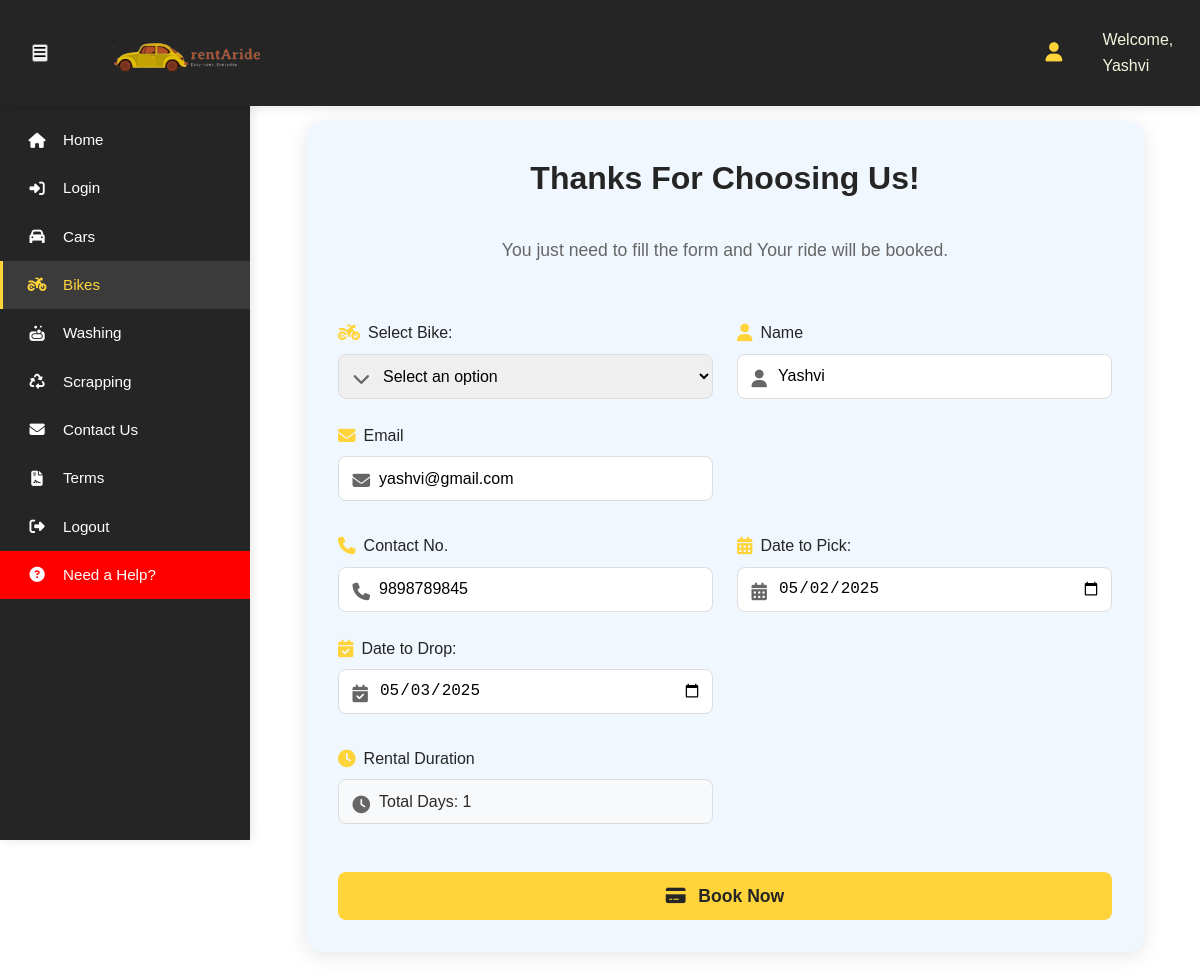
The app's page /bike_booking.php (signed in) with its own data.
### tables this page shows
CREATE TABLE `user` (
  `user_name` text NOT NULL,
  `user_id` text NOT NULL,
  `email` text NOT NULL,
  `contact` decimal(10,0) NOT NULL,
  `address` text NOT NULL,
  `user_state` text NOT NULL,
  `user_city` text DEFAULT NULL,
  `user_aadhr` decimal(2,0) NOT NULL,
  `user_pass` text NOT NULL,
  `user_profile` longblob NOT NULL,
  `user_license` longblob NOT NULL,
  `booked_car` int(2) NOT NULL DEFAULT 0,
  `booked_bike` int(2) NOT NULL
);

### bike_booking.php (the view, shortened to what this page needs)
<?php
$servername = "localhost";
$username = "root";
$password = "";
$dbname = "rentaride";
$conn = new mysqli($servername, $username, $password, $dbname);
$UserName = $_SESSION['username'];
$sqlUser = "SELECT * FROM user WHERE email = ?";
$stmt = $conn->prepare($sqlUser);
$stmt->bind_param("s", $UserName);
$stmt->execute();
$resultUser = $stmt->get_result();
$data = array();
while ($rowUser = $resultUser->fetch_assoc()) {
    $data[] = $rowUser;
}
?>
<html>
<head>
    <link rel="stylesheet" href="poppins.css" type="text/css" media="all">
	<link rel="stylesheet" href="https://cdnjs.cloudflare.com/ajax/libs/font-awesome/6.7.1/css/all.min.css">
    <link rel="stylesheet" href="montserrat.css" type="text/css" media="all">
</head>
<body>
    <header class="header">
        <div class="header-top">
            <div class="logo-container">
                <button class="nav-toggle" id="navToggle">
                    <i class="fas fa-bars"></i>
                </button>
                <div class="logo">
                    <img src="images/logo1_B.png" alt="RentARide Logo">
                </div>
                <div class="contact-info">
                    <i class="fa-solid fa-user"></i>
                    <span>Welcome, <?php echo isset($_SESSION["nameTodisplay"]) ? $_SESSION["nameTodisplay"] : "Guest"; ?></span>
                </div>
            </div>
        </div>
    </header>
    <nav class="nav" id="mainNav">
        <ul class="nav-list">
            <li class="nav-item"><a href="index.php" class="nav-link"><i class="fas fa-home"></i>Home</a></li>
            <li class="nav-item"><a href="login.php" class="nav-link"><i class="fas fa-sign-in-alt"></i>Login</a></li>
            <li class="nav-item"><a href="cars.php" class="nav-link"><i class="fas fa-car"></i>Cars</a></li>
            <li class="nav-item"><a href="bikes.php" class="nav-link active"><i class="fas fa-motorcycle"></i>Bikes</a></li>
            <li class="nav-item"><a href="washing.php" class="nav-link"><i class="fas fa-soap"></i>Washing</a></li>
            <li class="nav-item"><a href="scrapping.php" class="nav-link"><i class="fas fa-recycle"></i>Scrapping</a></li>
            <li class="nav-item"><a href="contact.php" class="nav-link"><i class="fas fa-envelope"></i>Contact Us</a></li>
            <li class="nav-item"><a href="terms.php" class="nav-link"><i class="fas fa-file-contract"></i>Terms</a></li>
            <li class="nav-item"><a href="logout.php" class="nav-link"><i class="fas fa-sign-out-alt"></i>Logout</a></li>
            <li class="nav-item" style="background-color: red;"><a href="https://cdn.botpress.cloud/webchat/v2.2/shareable.html?configUrl=https://files.bpcontent.cloud/2024/11/01/12/20241101124511-I5H9O04S.json" target="_blank" class="nav-link"><i class="fas fa-question-circle"></i>Need a Help?</a></li>
        </ul>
    </nav>
    <main class="main-content">
        <div class="clearfix">
    <div class="login">
        <div class="form-box">
                    <form class="form" method="post" action="new_bikeBooking.php">
                <span class="title">Thanks For Choosing Us!</span>
                        <span class="subtitle">You just need to fill the form and Your ride will be booked.</span>
                <div class="form-container">
                            <?php foreach ($data as $row): ?>
                            <div class="form-row">
                                <div class="form-group">
                                    <label for="bike_info"><i class="fas fa-motorcycle"></i>Select Bike:</label>
                                    <select name="bike_info" id="bike_info" onchange="showBikePreview(this.value)">
                                        <option value="">Select an option</option>
                    </select>
                                    <i class="fas fa-chevron-down input-icon"></i>
                                </div>
                                <div class="form-group">
                                    <label for="name"><i class="fas fa-user"></i>Name</label>
                                    <input type="text" id="name" name="name" value="<?php echo $row['user_name']; ?>" required>
                                    <i class="fas fa-user input-icon"></i>
                                </div>
                                <div class="form-group">
                                    <label for="email"><i class="fas fa-envelope"></i>Email</label>
                                    <input type="email" id="email" name="email" value="<?php echo $row['email']; ?>" required>
                                    <i class="fas fa-envelope input-icon"></i>
                                </div>
                            </div>
                            <div class="form-row">
                                <div class="form-group">
                                    <label for="cno"><i class="fas fa-phone"></i>Contact No.</label>
                                    <input type="text" id="cno" name="cno" value="<?php echo $row['contact']; ?>" maxlength="10" required>
                                    <i class="fas fa-phone input-icon"></i>
                                </div>
                                <div class="form-group">
                                    <label for="datePick"><i class="fas fa-calendar-alt"></i>Date to Pick:</label>
                                    <input type="date" id="datePick" name="datePick" min="<?php echo date('Y-m-d'); ?>" required>
                                    <i class="fas fa-calendar-alt input-icon"></i>
                                </div>
                                <div class="form-group">
                                    <label for="dateDrop"><i class="fas fa-calendar-check"></i>Date to Drop:</label>
                                    <input type="date" id="dateDrop" name="dateDrop" min="<?php echo date('Y-m-d', strtotime('+1 day')); ?>" onchange="calculateDays()" required>
                                    <i class="fas fa-calendar-check input-icon"></i>
                                </div>
                            </div>
                            <div class="form-row">
                                <div class="form-group">
                                    <label><i class="fas fa-clock"></i>Rental Duration</label>
                                    <div id="result" style="padding: 0.6rem 0.6rem 0.6rem 2.5rem !important;">Total Days: 0</div>
                                    <i class="fas fa-clock input-icon"></i>
                                </div>
                            </div>
                            <?php endforeach; ?>
                        </div>
                        <button type="submit" id="openForm"><i class="fas fa-credit-card"></i> Book Now</button>
                    </form>
                </div>
            </div>
        </div>
    </main>
</body>
</html>

### bike_booking.php (style rules this page uses)
:root { --primary-color: #252525; --accent-color: #FFD43B; --text-color: #292929; --light-text: beige; --transition: all 0.3s ease; }
* { margin: 0; padding: 0; box-sizing: border-box; }
body { font-family: 'Poppins', sans-serif; line-height: 1.6; color: var(--text-color); overflow-x: hidden; }
.header { position: fixed; top: 0; left: 0; width: 100%; background: var(--primary-color); z-index: 1000; box-shadow: 0 2px 10px rgba(0,0,0,0.1); }
.header-top { padding: 0.5rem 2rem; display: flex; justify-content: space-between; align-items: center; }
.logo-container { display: flex; align-items: center; gap: 1rem; }
.logo img { height: 120px; width: auto; margin-top: -15px; margin-bottom: -15px; margin-left: 30px; }
.contact-info { display: flex; align-items: center; gap: 2rem; color: var(--light-text); font-size: 1rem; margin-left: 750px; }
.contact-info i { color: var(--accent-color); font-size: 1.2rem; margin-right: 0.5rem; }
.contact-info span { display: inline-flex; align-items: center; }
.nav { position: fixed; top: 100px; left: 0; width: 250px; height: calc(100vh - 60px); background: var(--primary-color); padding: 1rem 0; transition: var(--transition); z-index: 999; box-shadow: 2px 0 10px rgba(0,0,0,0.1); overflow-y: auto; }
.nav-list { list-style: none; padding: 0; margin: 0; }
.nav-item { margin: 0; }
.nav-link { display: flex; align-items: center; padding: 0.75rem 1.5rem; color: white; text-decoration: none; transition: var(--transition); border-left: 3px solid transparent; font-size: 0.95rem; }
.nav-link i { margin-right: 1rem; width: 20px; text-align: center; }
.nav-link:hover, .nav-link.active { color: var(--accent-color); background: rgba(255,255,255,0.1); border-left-color: var(--accent-color); }
.main-content { margin-left: 250px; margin-top: 65px; padding: 2rem; transition: var(--transition); min-height: calc(100vh - 60px); }
.login { padding: 2rem; width: 100%; max-width: 1200px; margin: 0 auto; }
.form-box { background: #f1f7fe; border-radius: 16px; box-shadow: 0 4px 20px rgba(0, 0, 0, 0.1); overflow: hidden; padding: 2.5rem; width: 100%; }
.form { display: flex; flex-direction: column; gap: 1.5rem; }
.title { font-size: 2rem; font-weight: bold; color: var(--primary-color); text-align: center; margin-bottom: 0.5rem; }
.subtitle { font-size: 1.1rem; color: #666; text-align: center; margin-bottom: 2rem; }
.form-container { display: flex; flex-direction: column; gap: 1.5rem; }
.form-row { display: grid; grid-template-columns: 1fr 1fr 1fr; gap: 1.5rem; margin-bottom: 0.5rem; }
.form-group { display: flex; flex-direction: column; gap: 0.5rem; position: relative; }
.form-group label { font-weight: 500; color: var(--primary-color); font-size: 1rem; display: flex; align-items: center; gap: 0.5rem; }
.form-group label i { color: var(--accent-color); font-size: 1.1rem; }
.form-group select, .form-group input { padding: 0.6rem 0.6rem 0.6rem 2.5rem; border: 1px solid #ddd; border-radius: 8px; font-size: 1rem; transition: var(--transition); height: 2.8rem; }
.form-group i.input-icon { position: absolute; bottom: 0.7rem; left: 0.9rem; color: #666; font-size: 1.1rem; }
#result { padding: 0.6rem 0.6rem 0.6rem 2.5rem !important; border: 1px solid #ddd; border-radius: 8px; background-color: #f8f9fa; position: relative; height: 2.8rem; display: flex; align-items: center; }
.form button { background-color: var(--accent-color); color: var(--primary-color); border: none; border-radius: 8px; padding: 0.8rem 1.5rem; font-size: 1.1rem; font-weight: 600; cursor: pointer; transition: var(--transition); width: 100%; display: flex; align-items: center; justify-content: center; gap: 0.8rem; margin-top: 1rem; height: 3rem; }
@media (max-width: 1200px) { .login { padding: 1.5rem; } }
@media (max-width: 1200px) { .form-box { padding: 2rem; } }
@media (max-width: 1200px) { .form-row { grid-template-columns: 1fr 1fr; } }

### records on screen
user: name "Yashvi", email "yashvi@gmail.com", cno "9898789845"

### other values on screen
$_SESSION["nameTodisplay"] "Yashvi"
